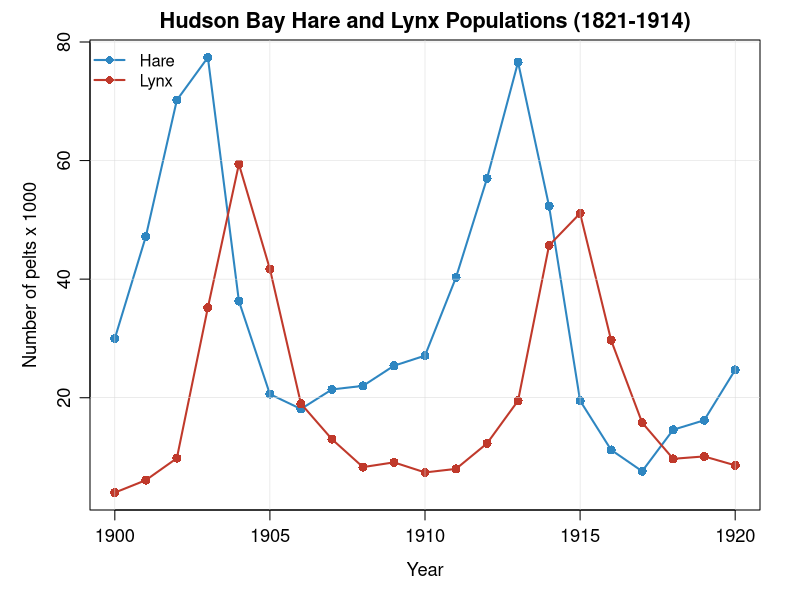
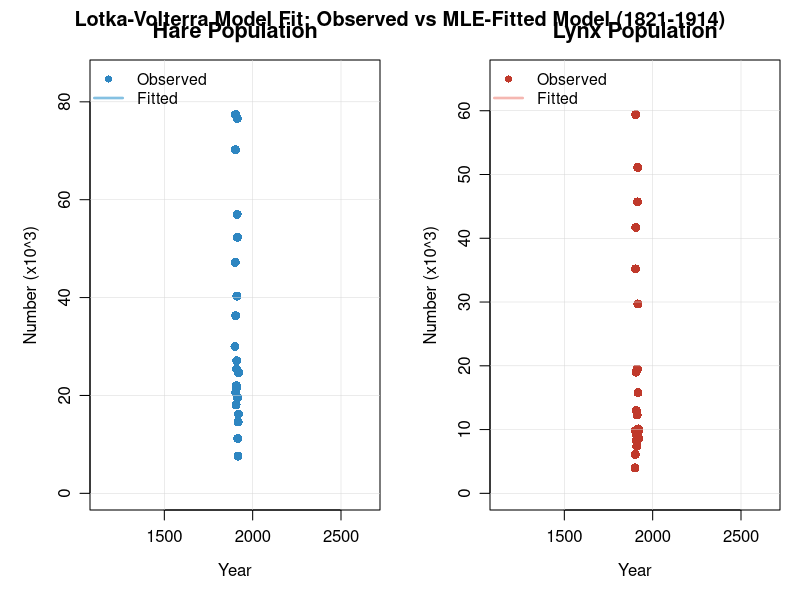
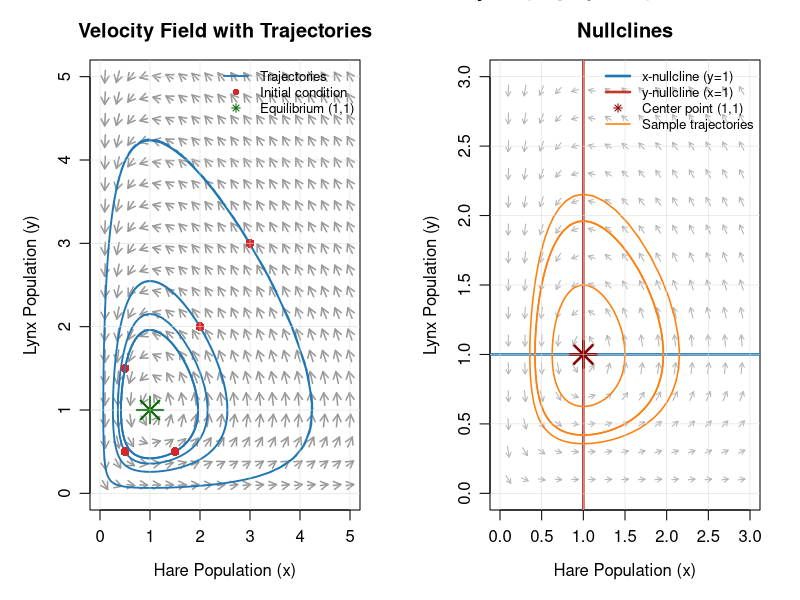

Write the R code that produced these figures, in order.
getwd()
lv_data <- read.csv("./tmapper_blog/hudson-bay-lynx-hare.csv", skip = 2, header = TRUE)
lv_data

library(deSolve)

# Plot 1: Hare and Lynx time series
svg("./tmapper_blog/images/hare_lynx.svg", width = 10, height = 5)
par(mar = c(4.5, 4.5, 2, 2), mgp = c(2.5, 0.8, 0))

plot(lv_data$Year, lv_data$Hare,
     type = "o",
     col = "#2E86C1",
     pch = 16,
     cex = 1.2,
     xlab = "Year",
     ylab = "Number of pelts x 1000",
     main = "Hudson Bay Hare and Lynx Populations (1821-1914)",
     ylim = range(c(lv_data$Hare, lv_data$Lynx)),
     lwd = 2,
     cex.main = 1.3,
     cex.axis = 1.1,
     cex.lab = 1.1)

lines(lv_data$Year, lv_data$Lynx,
      type = "o",
      col = "#C0392B",
      pch = 16,
      cex = 1.2,
      lwd = 2)

legend("topleft",
       legend = c("Hare", "Lynx"),
       col = c("#2E86C1", "#C0392B"),
       lwd = 2,
       pch = 16,
       cex = 1.0,
       bty = "n")

grid(nx = NULL, ny = NULL, col = "gray85", lty = "solid", lwd = 0.5)

dev.off()


# LV system
lv_ode <- function(t, state, parameters) {
    # Ensure all inputs are numeric to avoid type errors
    x <- as.numeric(state["x"])
    y <- as.numeric(state["y"])
    alpha <- as.numeric(parameters["alpha"])
    beta  <- as.numeric(parameters["beta"])
    delta <- as.numeric(parameters["delta"])
    gamma <- as.numeric(parameters["gamma"])

    dx_dt <- alpha * x - beta * x * y
    dy_dt <- delta * x * y - gamma * y
    list(c(dx_dt, dy_dt))
}


# time sequence (1821-1914 is 93 years)
times <- seq(0, 93, by = 0.1)

# Initial condition [prey, predator] acc. to lv_data
state <- c(x = 30, y = 4)

# Negative log likelihood function 
nll <- function(pars) {
    parameters <- c(
        alpha = pars[1],
        beta = pars[2],
        delta = pars[3],
        gamma = pars[4]
    )
    
    # Solve ODE with given parameters
    lv_sol <- try(ode(y = state, times = times, func = lv_ode, 
                  parms = parameters, method = "rk4"), silent = TRUE)
    if (inherits(lv_sol, "try-error")) return(1e9)
    lv_sol_df <- as.data.frame(lv_sol)
    colnames(lv_sol_df) <- c("Time", "Hare", "Lynx")
    # Penalize if ODE produced non-finite values
    if (any(!is.finite(lv_sol_df$Hare)) || any(!is.finite(lv_sol_df$Lynx))) return(1e9)
    
    # interpolate model predictions to observed data time points
    observed_times <- lv_data$Year - lv_data$Year[1]
    hare_pred <- approx(lv_sol_df$Time, lv_sol_df$Hare, 
                        xout = observed_times)$y
    lynx_pred <- approx(lv_sol_df$Time, lv_sol_df$Lynx, 
                        xout = observed_times)$y
    
    # Remove NAs i.e. deal with edge cases
    valid_idx <- !is.na(hare_pred) & !is.na(lynx_pred)
    # Penalize if too few points match
    if (sum(valid_idx) < 0.8 * length(observed_times)) return(1e9)
    hare_obs <- lv_data$Hare[valid_idx]
    lynx_obs <- lv_data$Lynx[valid_idx]
    hare_pred <- hare_pred[valid_idx]
    lynx_pred <- lynx_pred[valid_idx]
    
    # standard deviations
    sigma_hare <- sd(lv_data$Hare, na.rm = TRUE) 
    sigma_lynx <- sd(lv_data$Lynx, na.rm = TRUE) 
    
    # Negative log-likelihood (Gaussian errors)
    nll_hare <- -sum(dnorm(hare_obs, mean = hare_pred, sd = sigma_hare, log = TRUE))
    nll_lynx <- -sum(dnorm(lynx_obs, mean = lynx_pred, sd = sigma_lynx, log = TRUE))
    
    return(nll_hare + nll_lynx)
}

# Fit parameters using optim with bounds for stability
set.seed(123)
initial_pars <- pmax(abs(rnorm(n = 4, mean = c(0.5, 0.03, 0.03, 0.8), sd = 0.2)), 1e-3)
fit <- optim(
    par = initial_pars,
    fn = nll,
    method = "L-BFGS-B",
    lower = c(1e-4, 1e-4, 1e-4, 1e-4),
    upper = c(2, 1, 1, 2),
    control = list(maxit = 10000, factr = 1e7)
)

fit$convergence # should return zero i.e. successful completion
fit$value # neg. log likelihood value

# Extract fitted parameters
fitted_pars <- fit$par
names(fitted_pars) <- c("alpha", "beta", "delta", "gamma")
print(fitted_pars)


# Solve ODE with fitted parameters
parameters <- c(
    alpha = fitted_pars[1],
    beta = fitted_pars[2],
    delta = fitted_pars[3],
    gamma = fitted_pars[4]
)

lv_solution <- ode(y = state, times = times, func = lv_ode, parms = parameters, method = "rk4")
lv_solution_df <- as.data.frame(lv_solution)
colnames(lv_solution_df) <- c("Time", "Hare", "Lynx")
lv_solution_df$Year <- lv_data$Year[1] + lv_solution_df$Time
lv_solution_df <- subset(lv_solution_df, is.finite(Hare) & is.finite(Lynx))

# Lotka-Volterra model fit
svg("./tmapper_blog/images/lv_solution2.svg", width = 12, height = 6)
par(mfrow = c(1, 2), mar = c(4.5, 4.5, 3, 1), mgp = c(2.5, 0.8, 0))

# Hare subplot
plot(lv_solution_df$Year, lv_solution_df$Hare,
     type = "l",
     col = "#85C1E2",
     lwd = 2.5,
     xlab = "Year",
     ylab = "Number (x10^3)",
     main = "Hare Population",
     ylim = c(0, max(lv_data$Hare, lv_solution_df$Hare, na.rm = TRUE) * 1.1),
     cex.main = 1.3,
     cex.axis = 1.0,
     cex.lab = 1.0)
points(lv_data$Year, lv_data$Hare,
       col = "#2E86C1",
       pch = 16,
       cex = 1.2)
grid(nx = NULL, ny = NULL, col = "gray85", lty = "solid", lwd = 0.5)
legend("topleft",
       legend = c("Observed", "Fitted"),
       col = c("#2E86C1", "#85C1E2"),
       lwd = c(NA, 2.5),
       pch = c(16, NA),
       cex = 0.95,
       bty = "n")

# Lynx subplot
plot(lv_solution_df$Year, lv_solution_df$Lynx,
     type = "l",
     col = "#F5B7B1",
     lwd = 2.5,
     xlab = "Year",
     ylab = "Number (x10^3)",
     main = "Lynx Population",
     ylim = c(0, max(lv_data$Lynx, lv_solution_df$Lynx, na.rm = TRUE) * 1.1),
     cex.main = 1.3,
     cex.axis = 1.0,
     cex.lab = 1.0)
points(lv_data$Year, lv_data$Lynx,
       col = "#C0392B",
       pch = 16,
       cex = 1.2)
grid(nx = NULL, ny = NULL, col = "gray85", lty = "solid", lwd = 0.5)
legend("topleft",
       legend = c("Observed", "Fitted"),
       col = c("#C0392B", "#F5B7B1"),
       lwd = c(NA, 2.5),
       pch = c(16, NA),
       cex = 0.95,
       bty = "n")

mtext("Lotka-Volterra Model Fit: Observed vs MLE-Fitted Model (1821-1914)",
      outer = TRUE, line = -1.5, cex = 1.2, font = 2)

dev.off()



# Sample parameters (example)
tutorial_pars <- c(alpha = 1, beta = 1, delta = 1, gamma = 1)

# Create combined plot
svg("./tmapper_blog/images/lv_phase_plane.svg", width = 16, height = 8)
par(mfrow = c(1, 2), mar = c(4.5, 4.5, 3, 2), mgp = c(2.5, 0.8, 0))


# Velocity field with trajectories
# Define range for the phase plane
hare_range <- seq(0.1, 5, length.out = 20)
lynx_range <- seq(0.1, 5, length.out = 20)

# Create meshgrid
hare_mesh <- rep(hare_range, length(lynx_range))
lynx_mesh <- rep(lynx_range, each = length(hare_range))

# calculate derivatives at each point 
dx <- tutorial_pars["alpha"] * hare_mesh - tutorial_pars["beta"] * hare_mesh * lynx_mesh
dy <- tutorial_pars["delta"] * hare_mesh * lynx_mesh - tutorial_pars["gamma"] * lynx_mesh

# normalize arrows for visualization
magnitude <- sqrt(dx^2 + dy^2)
dx_norm <- dx / (magnitude + 1e-6) * 0.15
dy_norm <- dy / (magnitude + 1e-6) * 0.15


plot(NULL,
     xlim = c(0, 5),
     ylim = c(0, 5),
     xlab = "Hare Population (x)",
     ylab = "Lynx Population (y)",
     main = "Velocity Field with Trajectories",
     cex.main = 1.2,
     cex.axis = 1.0,
     cex.lab = 1.0)

# add arrows
arrows(hare_mesh - dx_norm / 2, lynx_mesh - dy_norm / 2,
       hare_mesh + dx_norm / 2, lynx_mesh + dy_norm / 2,
       length = 0.08, col = "gray60", lwd = 1.5)

# multiple trajectories from different initial conditions
initial_conditions <- rbind(
  c(2, 2),
  c(0.5, 0.5),
  c(0.5, 1.5),
  c(1.5, 0.5),
  c(3, 3)
)

for (i in 1:nrow(initial_conditions)) {
  # Solve ODE from this initial condition
  ic <- initial_conditions[i, ]
  names(ic) <- c("x", "y")
  
  traj <- ode(y = ic, times = seq(0, 30, by = 0.1), 
              func = lv_ode, parms = tutorial_pars, method = "rk4")
  traj_df <- as.data.frame(traj)
  colnames(traj_df) <- c("Time", "Hare", "Lynx")
  
  # trajectory
  lines(traj_df$Hare, traj_df$Lynx, col = "#1F77B4", lwd = 1.8, alpha = 0.7)
  
  # add starting point
  points(ic[1], ic[2], col = "#D62728", pch = 16, cex = 1.2)
}

# add equilibrium point 
eq_point <- c(tutorial_pars["gamma"] / tutorial_pars["delta"],
              tutorial_pars["alpha"] / tutorial_pars["beta"])
points(eq_point[1], eq_point[2], col = "darkgreen", pch = 8, cex = 2.5, lwd = 2)

grid(nx = NULL, ny = NULL, col = "gray85", lty = "solid", lwd = 0.5)
legend("topright",
       legend = c("Trajectories", "Initial condition", "Equilibrium (1,1)"),
       col = c("#1F77B4", "#D62728", "darkgreen"),
       lwd = c(1.8, NA, NA),
       pch = c(NA, 16, 8),
       cex = 0.8,
       bty = "n")


# Nullclines

plot(NULL,
     xlim = c(0, 3),
     ylim = c(0, 3),
     xlab = "Hare Population (x)",
     ylab = "Lynx Population (y)",
     main = "Nullclines",
     cex.main = 1.2,
     cex.axis = 1.0,
     cex.lab = 1.0)

# x-nullcline
abline(h = 1, col = "#1F77B4", lwd = 2.5, lty = 1)  # y = 1

# y-nullcline
abline(v = 1, col = "#C0392B", lwd = 2.5, lty = 1)  # x = 1

# Add equilibrium point at (1,1)
points(1, 1, col = "darkred", pch = 8, cex = 2.5, lwd = 2.5)

# Add velocity field 
hare_range_small <- seq(0.1, 2.9, length.out = 15)
lynx_range_small <- seq(0.1, 2.9, length.out = 15)

hare_mesh <- rep(hare_range_small, length(lynx_range_small))
lynx_mesh <- rep(lynx_range_small, each = length(hare_range_small))

dx <- tutorial_pars["alpha"] * hare_mesh - tutorial_pars["beta"] * hare_mesh * lynx_mesh
dy <- tutorial_pars["delta"] * hare_mesh * lynx_mesh - tutorial_pars["gamma"] * lynx_mesh

magnitude <- sqrt(dx^2 + dy^2)
dx_norm <- dx / (magnitude + 1e-6) * 0.08
dy_norm <- dy / (magnitude + 1e-6) * 0.08

arrows(hare_mesh - dx_norm / 2, lynx_mesh - dy_norm / 2,
       hare_mesh + dx_norm / 2, lynx_mesh + dy_norm / 2,
       length = 0.05, col = "gray70", lwd = 1)

# Add sample trajectories in positive quadrant
initial_conditions_pos <- rbind(
  c(0.5, 0.5),
  c(1.5, 0.5),
  c(0.5, 1.5),
  c(1, 1.5)
)

for (i in 1:nrow(initial_conditions_pos)) {
  ic <- initial_conditions_pos[i, ]
  names(ic) <- c("x", "y")
  
  traj <- ode(y = ic, times = seq(0, 20, by = 0.1), 
              func = lv_ode, parms = tutorial_pars, method = "rk4")
  traj_df <- as.data.frame(traj)
  colnames(traj_df) <- c("Time", "Hare", "Lynx")
  
  # Plot full trajectory
  lines(traj_df$Hare, traj_df$Lynx, 
        col = "#FF7F0E", lwd = 1.5, alpha = 0.8)
}

grid(nx = NULL, ny = NULL, col = "gray85", lty = "solid", lwd = 0.5)
legend("topright",
       legend = c("x-nullcline (y=1)",
                  "y-nullcline (x=1)",
                  "Center point (1,1)",
                  "Sample trajectories"),
       col = c("#1F77B4", "#C0392B", "darkred", "#FF7F0E"),
       lwd = c(2.5, 2.5, NA, 1.5),
       pch = c(NA, NA, 8, NA),
       cex = 0.8,
       bty = "n")

mtext("Lotka-Volterra Phase Plane Analysis (α=β=γ=δ=1)",
      outer = TRUE, line = 0, cex = 1.3, font = 2)

dev.off()
